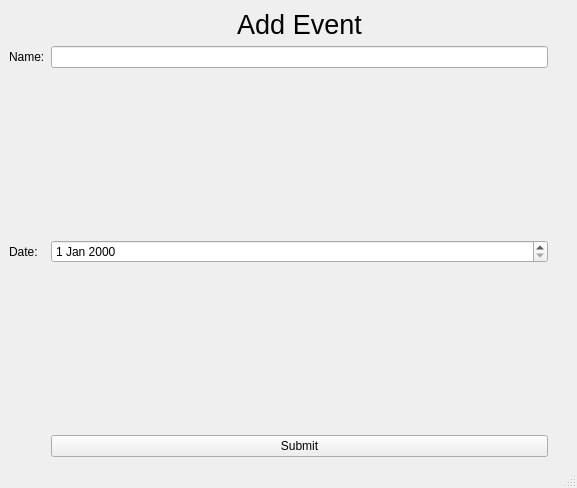
<?xml version="1.0" encoding="UTF-8"?>
<ui version="4.0">
 <class>MainWindow</class>
 <widget class="QMainWindow" name="MainWindow">
  <property name="geometry">
   <rect>
    <x>0</x>
    <y>0</y>
    <width>577</width>
    <height>488</height>
   </rect>
  </property>
  <property name="windowTitle">
   <string>Add Event</string>
  </property>
  <widget class="QWidget" name="centralwidget">
   <layout class="QGridLayout" name="gridLayout">
    <item row="1" column="0">
     <widget class="QLabel" name="name_label">
      <property name="text">
       <string>Name:</string>
      </property>
     </widget>
    </item>
    <item row="1" column="1">
     <widget class="QLineEdit" name="name_entry">
      <property name="text">
       <string/>
      </property>
     </widget>
    </item>
    <item row="0" column="1">
     <widget class="QLabel" name="title">
      <property name="font">
       <font>
        <pointsize>20</pointsize>
       </font>
      </property>
      <property name="text">
       <string>Add Event</string>
      </property>
      <property name="alignment">
       <set>Qt::AlignCenter</set>
      </property>
     </widget>
    </item>
    <item row="2" column="0">
     <widget class="QLabel" name="date_label">
      <property name="text">
       <string>Date:</string>
      </property>
     </widget>
    </item>
    <item row="2" column="2">
     <spacer name="verticalSpacer">
      <property name="orientation">
       <enum>Qt::Vertical</enum>
      </property>
      <property name="sizeHint" stdset="0">
       <size>
        <width>20</width>
        <height>40</height>
       </size>
      </property>
     </spacer>
    </item>
    <item row="3" column="1">
     <widget class="QPushButton" name="submission_button">
      <property name="text">
       <string>Submit</string>
      </property>
     </widget>
    </item>
    <item row="2" column="1">
     <widget class="QDateEdit" name="dateEdit"/>
    </item>
   </layout>
  </widget>
  <widget class="QMenuBar" name="menubar">
   <property name="geometry">
    <rect>
     <x>0</x>
     <y>0</y>
     <width>577</width>
     <height>20</height>
    </rect>
   </property>
  </widget>
  <widget class="QStatusBar" name="statusbar"/>
 </widget>
 <resources/>
 <connections/>
</ui>
